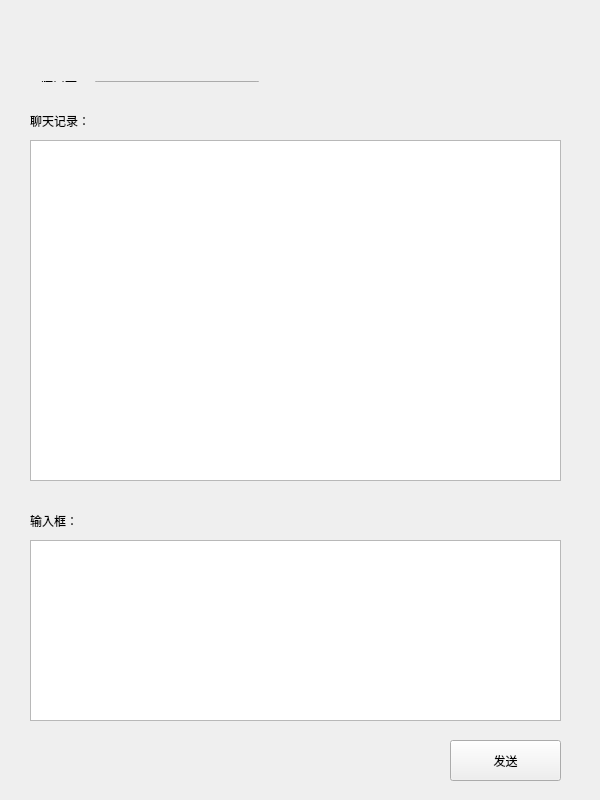
<?xml version="1.0" encoding="UTF-8"?>
<ui version="4.0">
 <class>Widget</class>
 <widget class="QWidget" name="Widget">
  <property name="geometry">
   <rect>
    <x>0</x>
    <y>0</y>
    <width>600</width>
    <height>800</height>
   </rect>
  </property>
  <property name="windowTitle">
   <string>Widget</string>
  </property>
  <widget class="QLabel" name="label_4">
   <property name="geometry">
    <rect>
     <x>30</x>
     <y>110</y>
     <width>91</width>
     <height>21</height>
    </rect>
   </property>
   <property name="text">
    <string>聊天记录：</string>
   </property>
  </widget>
  <widget class="QTextEdit" name="textEdit">
   <property name="geometry">
    <rect>
     <x>30</x>
     <y>140</y>
     <width>531</width>
     <height>341</height>
    </rect>
   </property>
  </widget>
  <widget class="QLabel" name="label_5">
   <property name="geometry">
    <rect>
     <x>30</x>
     <y>510</y>
     <width>91</width>
     <height>21</height>
    </rect>
   </property>
   <property name="text">
    <string>输入框：</string>
   </property>
  </widget>
  <widget class="QTextEdit" name="textEdit_2">
   <property name="geometry">
    <rect>
     <x>30</x>
     <y>540</y>
     <width>531</width>
     <height>181</height>
    </rect>
   </property>
  </widget>
  <widget class="QPushButton" name="pushButton">
   <property name="geometry">
    <rect>
     <x>450</x>
     <y>740</y>
     <width>111</width>
     <height>41</height>
    </rect>
   </property>
   <property name="text">
    <string>发送</string>
   </property>
  </widget>
  <widget class="QWidget" name="layoutWidget">
   <property name="geometry">
    <rect>
     <x>30</x>
     <y>70</y>
     <width>240</width>
     <height>23</height>
    </rect>
   </property>
   <layout class="QHBoxLayout" name="horizontalLayout">
    <item>
     <widget class="QLabel" name="label_3">
      <property name="text">
       <string>端口号：</string>
      </property>
     </widget>
    </item>
    <item>
     <widget class="QLineEdit" name="lineEdit"/>
    </item>
   </layout>
  </widget>
  <widget class="QWidget" name="layoutWidget">
   <property name="geometry">
    <rect>
     <x>30</x>
     <y>40</y>
     <width>157</width>
     <height>17</height>
    </rect>
   </property>
   <layout class="QHBoxLayout" name="horizontalLayout_2">
    <item>
     <widget class="QLabel" name="label">
      <property name="text">
       <string>服务器IP：</string>
      </property>
     </widget>
    </item>
    <item>
     <widget class="QLabel" name="label_2">
      <property name="text">
       <string>127.0.0.1</string>
      </property>
     </widget>
    </item>
   </layout>
  </widget>
  <zorder>layoutWidget</zorder>
  <zorder>layoutWidget</zorder>
  <zorder>label_4</zorder>
  <zorder>textEdit</zorder>
  <zorder>label_5</zorder>
  <zorder>textEdit_2</zorder>
  <zorder>pushButton</zorder>
 </widget>
 <layoutdefault spacing="6" margin="11"/>
 <resources/>
 <connections/>
</ui>
